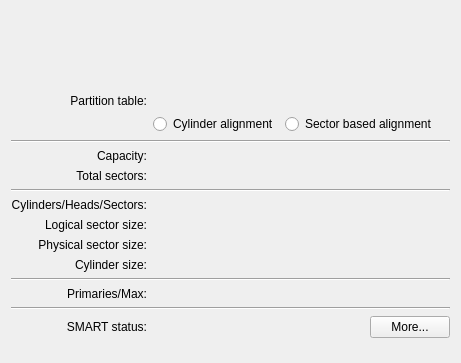
<?xml version="1.0" encoding="UTF-8"?>
<ui version="4.0">
 <class>DevicePropsWidgetBase</class>
 <widget class="QWidget" name="DevicePropsWidgetBase">
  <property name="geometry">
   <rect>
    <x>0</x>
    <y>0</y>
    <width>450</width>
    <height>361</height>
   </rect>
  </property>
  <layout class="QGridLayout" name="gridLayout">
   <item row="0" column="0" colspan="2">
    <widget class="PartTableWidget" name="m_PartTableWidget" native="true">
     <property name="sizePolicy">
      <sizepolicy hsizetype="Expanding" vsizetype="Fixed">
       <horstretch>0</horstretch>
       <verstretch>0</verstretch>
      </sizepolicy>
     </property>
     <property name="minimumSize">
      <size>
       <width>0</width>
       <height>60</height>
      </size>
     </property>
     <property name="maximumSize">
      <size>
       <width>16777215</width>
       <height>60</height>
      </size>
     </property>
     <property name="contextMenuPolicy">
      <enum>Qt::CustomContextMenu</enum>
     </property>
    </widget>
   </item>
   <item row="1" column="0" colspan="2">
    <spacer name="verticalSpacer">
     <property name="orientation">
      <enum>Qt::Vertical</enum>
     </property>
     <property name="sizeType">
      <enum>QSizePolicy::Fixed</enum>
     </property>
     <property name="sizeHint" stdset="0">
      <size>
       <width>439</width>
       <height>17</height>
      </size>
     </property>
    </spacer>
   </item>
   <item row="2" column="0">
    <widget class="QLabel" name="m_LabelTextType">
     <property name="text">
      <string>Partition table:</string>
     </property>
     <property name="alignment">
      <set>Qt::AlignRight|Qt::AlignTrailing|Qt::AlignVCenter</set>
     </property>
    </widget>
   </item>
   <item row="2" column="1">
    <widget class="QLabel" name="m_LabelType">
     <property name="text">
      <string/>
     </property>
    </widget>
   </item>
   <item row="3" column="1">
    <layout class="QHBoxLayout" name="m_TypeLayout">
     <item>
      <widget class="QRadioButton" name="m_RadioCylinderBased">
       <property name="text">
        <string>Cylinder alignment</string>
       </property>
      </widget>
     </item>
     <item>
      <widget class="QRadioButton" name="m_RadioSectorBased">
       <property name="text">
        <string>Sector based alignment</string>
       </property>
      </widget>
     </item>
     <item>
      <spacer name="m_SpacerType">
       <property name="orientation">
        <enum>Qt::Horizontal</enum>
       </property>
       <property name="sizeHint" stdset="0">
        <size>
         <width>40</width>
         <height>0</height>
        </size>
       </property>
      </spacer>
     </item>
    </layout>
   </item>
   <item row="4" column="0" colspan="2">
    <widget class="Line" name="line">
     <property name="orientation">
      <enum>Qt::Horizontal</enum>
     </property>
    </widget>
   </item>
   <item row="5" column="0">
    <widget class="QLabel" name="m_LabelTextCapacity">
     <property name="text">
      <string>Capacity:</string>
     </property>
     <property name="alignment">
      <set>Qt::AlignRight|Qt::AlignTrailing|Qt::AlignVCenter</set>
     </property>
    </widget>
   </item>
   <item row="5" column="1">
    <widget class="QLabel" name="m_LabelCapacity">
     <property name="text">
      <string/>
     </property>
    </widget>
   </item>
   <item row="6" column="0">
    <widget class="QLabel" name="m_LabelTextTotalSectors">
     <property name="text">
      <string>Total sectors:</string>
     </property>
     <property name="alignment">
      <set>Qt::AlignRight|Qt::AlignTrailing|Qt::AlignVCenter</set>
     </property>
    </widget>
   </item>
   <item row="6" column="1">
    <widget class="QLabel" name="m_LabelTotalSectors">
     <property name="text">
      <string/>
     </property>
    </widget>
   </item>
   <item row="7" column="0" colspan="2">
    <widget class="Line" name="line_2">
     <property name="orientation">
      <enum>Qt::Horizontal</enum>
     </property>
    </widget>
   </item>
   <item row="8" column="0">
    <widget class="QLabel" name="m_LabelTextCHS">
     <property name="sizePolicy">
      <sizepolicy hsizetype="Preferred" vsizetype="Preferred">
       <horstretch>2</horstretch>
       <verstretch>0</verstretch>
      </sizepolicy>
     </property>
     <property name="text">
      <string>Cylinders/Heads/Sectors:</string>
     </property>
     <property name="alignment">
      <set>Qt::AlignRight|Qt::AlignTrailing|Qt::AlignVCenter</set>
     </property>
    </widget>
   </item>
   <item row="8" column="1">
    <widget class="QLabel" name="m_LabelCHS">
     <property name="sizePolicy">
      <sizepolicy hsizetype="Preferred" vsizetype="Preferred">
       <horstretch>5</horstretch>
       <verstretch>0</verstretch>
      </sizepolicy>
     </property>
     <property name="text">
      <string/>
     </property>
    </widget>
   </item>
   <item row="9" column="0">
    <widget class="QLabel" name="m_LabelTextLogicalSectorSize">
     <property name="text">
      <string>Logical sector size:</string>
     </property>
     <property name="alignment">
      <set>Qt::AlignRight|Qt::AlignTrailing|Qt::AlignVCenter</set>
     </property>
    </widget>
   </item>
   <item row="9" column="1">
    <widget class="QLabel" name="m_LabelLogicalSectorSize">
     <property name="text">
      <string/>
     </property>
    </widget>
   </item>
   <item row="10" column="0">
    <widget class="QLabel" name="m_LabelTextPhysicalSectorSize">
     <property name="text">
      <string>Physical sector size:</string>
     </property>
     <property name="alignment">
      <set>Qt::AlignRight|Qt::AlignTrailing|Qt::AlignVCenter</set>
     </property>
    </widget>
   </item>
   <item row="10" column="1">
    <widget class="QLabel" name="m_LabelPhysicalSectorSize">
     <property name="text">
      <string/>
     </property>
    </widget>
   </item>
   <item row="11" column="0">
    <widget class="QLabel" name="m_LabelTextCylinderSize">
     <property name="text">
      <string>Cylinder size:</string>
     </property>
     <property name="alignment">
      <set>Qt::AlignRight|Qt::AlignTrailing|Qt::AlignVCenter</set>
     </property>
    </widget>
   </item>
   <item row="11" column="1">
    <widget class="QLabel" name="m_LabelCylinderSize">
     <property name="text">
      <string/>
     </property>
    </widget>
   </item>
   <item row="12" column="0" colspan="2">
    <widget class="Line" name="line_3">
     <property name="orientation">
      <enum>Qt::Horizontal</enum>
     </property>
    </widget>
   </item>
   <item row="13" column="0">
    <widget class="QLabel" name="m_LabelTextPrimariesMax">
     <property name="text">
      <string>Primaries/Max:</string>
     </property>
     <property name="alignment">
      <set>Qt::AlignRight|Qt::AlignTrailing|Qt::AlignVCenter</set>
     </property>
    </widget>
   </item>
   <item row="13" column="1">
    <widget class="QLabel" name="m_LabelPrimariesMax">
     <property name="text">
      <string/>
     </property>
    </widget>
   </item>
   <item row="14" column="0" colspan="2">
    <widget class="Line" name="line_4">
     <property name="orientation">
      <enum>Qt::Horizontal</enum>
     </property>
    </widget>
   </item>
   <item row="15" column="0">
    <widget class="QLabel" name="m_LabelTextSmartStatus">
     <property name="text">
      <string>SMART status:</string>
     </property>
     <property name="alignment">
      <set>Qt::AlignRight|Qt::AlignTrailing|Qt::AlignVCenter</set>
     </property>
    </widget>
   </item>
   <item row="15" column="1">
    <layout class="QHBoxLayout" name="horizontalLayout">
     <item>
      <widget class="QLabel" name="m_LabelSmartStatusIcon">
       <property name="maximumSize">
        <size>
         <width>16</width>
         <height>16777215</height>
        </size>
       </property>
       <property name="text">
        <string/>
       </property>
      </widget>
     </item>
     <item>
      <widget class="QLabel" name="m_LabelSmartStatusText">
       <property name="sizePolicy">
        <sizepolicy hsizetype="Preferred" vsizetype="Preferred">
         <horstretch>2</horstretch>
         <verstretch>0</verstretch>
        </sizepolicy>
       </property>
       <property name="text">
        <string/>
       </property>
      </widget>
     </item>
     <item>
      <widget class="QPushButton" name="m_ButtonSmartMore">
       <property name="text">
        <string>More...</string>
       </property>
      </widget>
     </item>
    </layout>
   </item>
   <item row="16" column="0" colspan="2">
    <spacer name="verticalSpacer_2">
     <property name="orientation">
      <enum>Qt::Vertical</enum>
     </property>
     <property name="sizeType">
      <enum>QSizePolicy::Fixed</enum>
     </property>
     <property name="sizeHint" stdset="0">
      <size>
       <width>439</width>
       <height>14</height>
      </size>
     </property>
    </spacer>
   </item>
  </layout>
 </widget>
 <customwidgets>
  <customwidget>
   <class>PartTableWidget</class>
   <extends>QWidget</extends>
   <header>gui/parttablewidget.h</header>
   <container>1</container>
  </customwidget>
 </customwidgets>
 <resources/>
 <connections/>
</ui>
